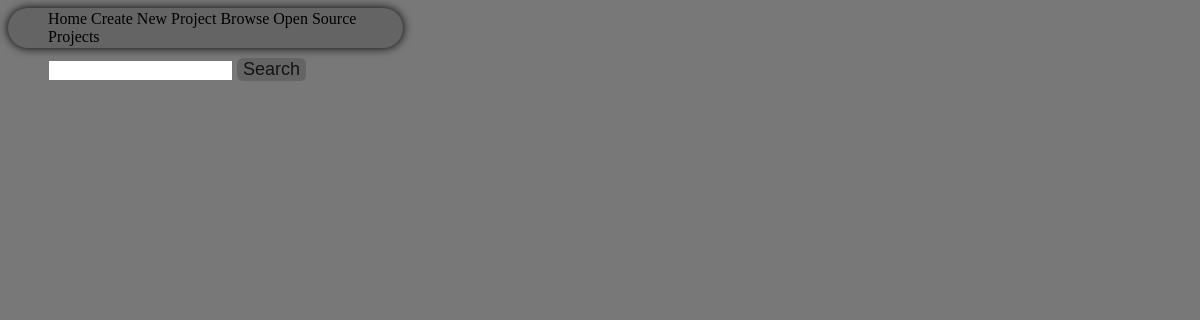
The page /browser/ on the database as committed earlier.
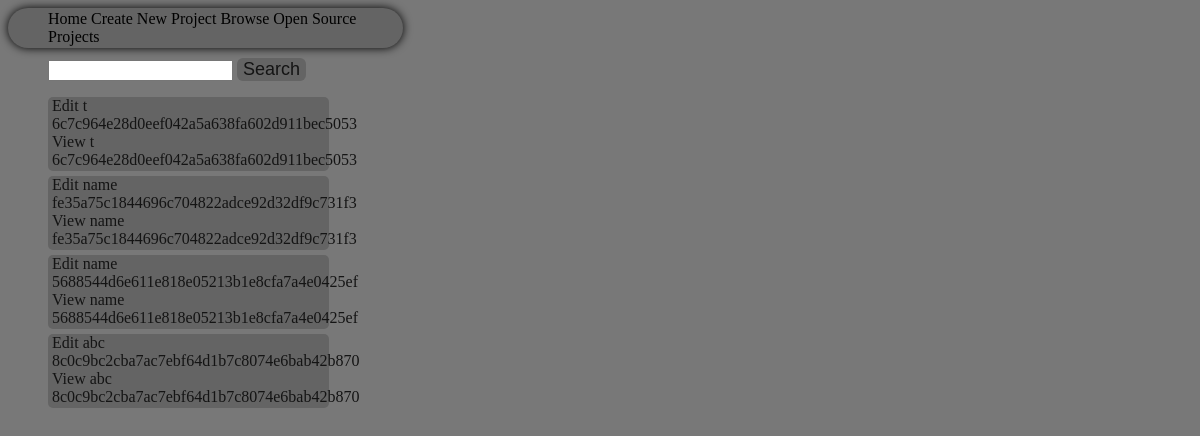
The same page on the database as committed later.
### database/project/models.py (models this page shows)
class Presentation(models.Model):
	presHash = models.CharField(max_length = 40)
	presRank = models.IntegerField(default = 0)
	presMarkdown = models.TextField()
	presName = models.CharField(max_length = 60, default = 'name')

### apps/browse/views.py (the view)
def Index(request):
	if 'filterstring' in request.GET:
		projects = interface.GetPresFromName(request.GET['filterstring'])
	else:
		projects = interface.GetPresFromName()
	htmldata = {
		'projects':projects
	}
	return render(request, 'browse/browserhome.html', htmldata)

### database/project/interface.py (called while the page is built)
def GetPresFromName(filterName = ''):
	return Presentation.objects.filter(presName__icontains = filterName)

### common/templates/browse/browserhome.html (shortened to what this page needs)
{% extends "home/home.html" %}
{% block staticfiles %}
	{% load staticfiles %}
	<link rel = "stylesheet" href = "{% static 'css/browse.css' %}" type = "text/css"/>
{% endblock %}
{% block body %}
	<div class = "projectsearch">
		<form method = "GET" action = "{% url 'browser:index' %}">
			<input type = "text" name = "filterstring"/>
			<input type = "submit" name = "submit" value = "Search"/>
		</form>
	</div>
	<div class = "projects">
		<ul>
			{% for project in projects %}
				<li>
					<a href = "{% url 'editor:index' %}?projecthash={{ project.presHash }}" target = "_blank">
						Edit {{ project.presName }}
						{{ project.presHash }}
					</a>
					<a>
						View {{ project.presName }}
						{{ project.presHash }}
					</a>
				</li>
			{% endfor %}
		</ul>
	</div>
{% endblock %}

Rows that differ between the two databases and show on the page:
added Presentation: presName "t", presHash "6c7c964e28d0eef042a5a638fa602d911bec5053"
added Presentation: presName "name", presHash "fe35a75c1844696c704822adce92d32df9c731f3"
added Presentation: presName "name", presHash "5688544d6e611e818e05213b1e8cfa7a4e0425ef"
added Presentation: presName "abc", presHash "8c0c9bc2cba7ac7ebf64d1b7c8074e6bab42b870"
